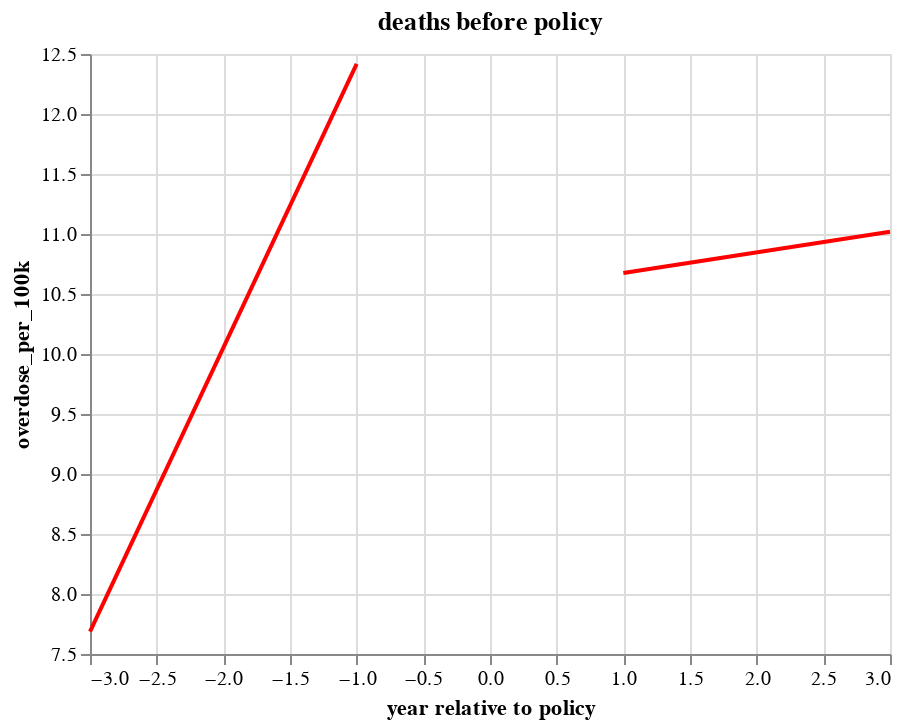

Here is the notebook cell this chart was saved with:
### Code cell
# test the function
# may remove title parameters later - not really necessary as we aren't plotting this part in our final analysis
# however, if we can't add a title to our fit/regression line charts, we may need to add them here
base_before, base_after = get_charts(b4 = tx_b4_preds, after = tx_after_preds, title_b4 = "deaths before policy", title_after="deaths after policy")
base_before + base_after

### Figure 1 — Vega-Lite specification as saved in the notebook (floating-point values rounded to 4 significant figures)
{"config": {"view": {"continuousWidth": 400, "continuousHeight": 300}}, "layer": [{"data": {"name": "data-e8a71ca6dd94c255cc922200a6ab4de8"}, "mark": "line", "encoding": {"color": {"value": "red"}, "x": {"field": "year relative to policy", "scale": {"zero": false}, "type": "quantitative"}, "y": {"field": "overdose_per_100k", "scale": {"zero": false}, "type": "quantitative"}}, "title": "deaths before policy", "transform": [{"on": "year relative to policy", "regression": "overdose_per_100k"}]}, {"data": {"name": "data-7d4ad3143cd1e355ee4a33d88ffd184b"}, "mark": "line", "encoding": {"color": {"value": "red"}, "x": {"field": "year relative to policy", "scale": {"zero": false}, "type": "quantitative"}, "y": {"field": "overdose_per_100k", "scale": {"zero": false}, "type": "quantitative"}}, "title": "deaths after policy", "transform": [{"on": "year relative to policy", "regression": "overdose_per_100k"}]}], "$schema": "https://vega.github.io/schema/vega-lite/v4.17.0.json", "datasets": {"data-e8a71ca6dd94c255cc922200a6ab4de8": [{"overdose_per_100k": 7.687, "ci_low": -4.135, "ci_high": 19.51, "Year": 2004.0, "year relative to policy": -3}, {"overdose_per_100k": 10.05, "ci_low": 2.575, "ci_high": 17.53, "Year": 2005.0, "year relative to policy": -2}, {"overdose_per_100k": 12.42, "ci_low": 0.5959, "ci_high": 24.24, "Year": 2006.0, "year relative to policy": -1}], "data-7d4ad3143cd1e355ee4a33d88ffd184b": [{"overdose_per_100k": 10.68, "ci_low": 0.4395, "ci_high": 20.91, "Year": 2008.0, "year relative to policy": 1}, {"overdose_per_100k": 10.85, "ci_low": 4.373, "ci_high": 17.32, "Year": 2009.0, "year relative to policy": 2}, {"overdose_per_100k": 11.02, "ci_low": 0.782, "ci_high": 21.25, "Year": 2010.0, "year relative to policy": 3}]}}
